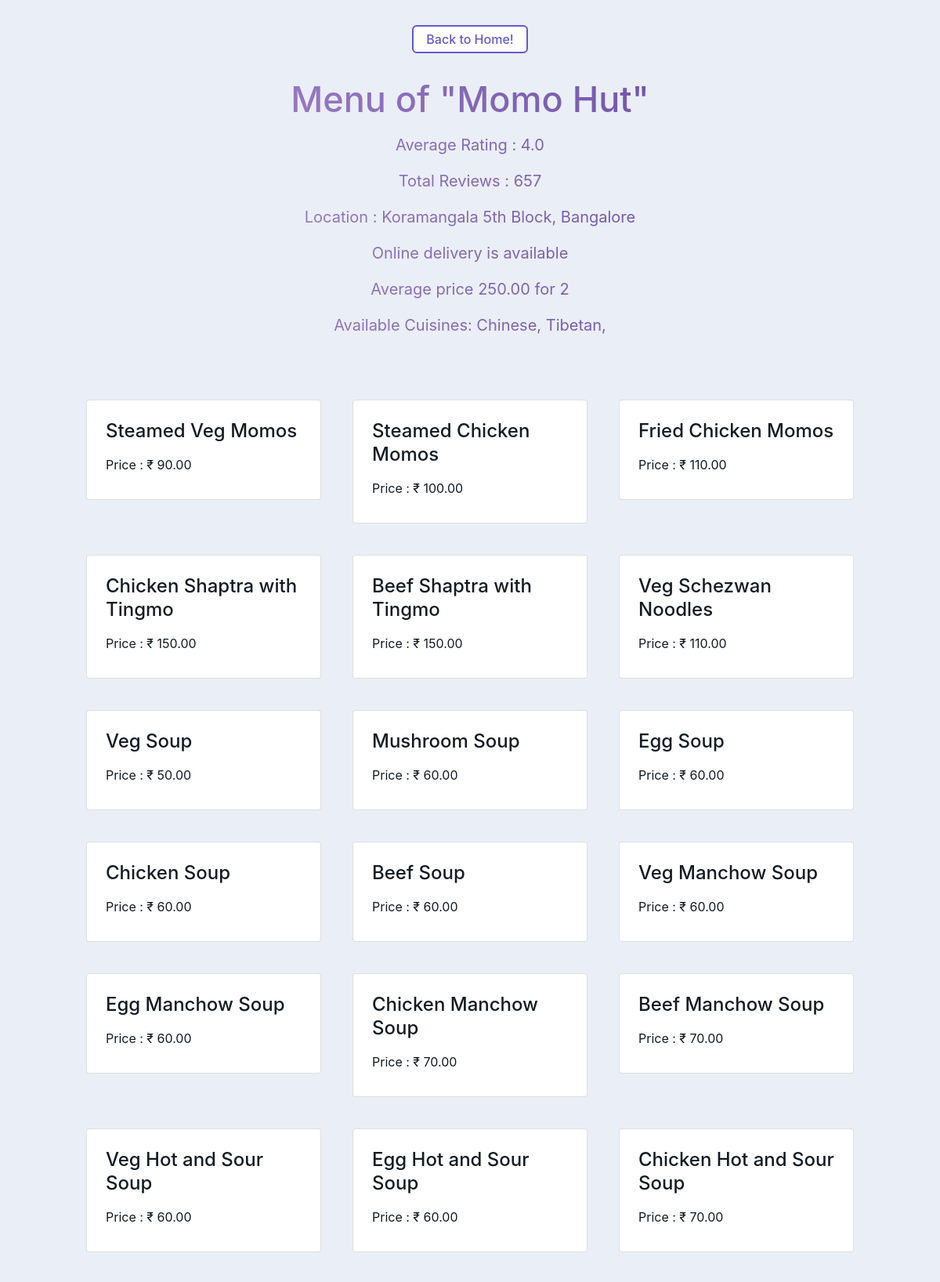
The page /restaurant/5 (upper part) on the database its author committed.
### search/models.py (models this page shows, shortened)
class FoodDish(models.Model):
    name = models.CharField(max_length = 100)
    price = models.DecimalField(max_digits = 7, decimal_places = 2)
    restaurant = models.ForeignKey(Restaurant, on_delete = models.CASCADE)

### search/views.py (the view)
# urls.py: path('restaurant/<int:id>', views.restaurant_view, name = 'restaurant')
def restaurant_view(request,id):
    restaurant = Restaurant.objects.get(id = id)
    dishes = FoodDish.objects.filter(restaurant_id = id)
    cuisines = Cuisine.objects.filter(restaurant = restaurant)
    context = {
        'restaurant' : restaurant,
        'food_items' : dishes,
        'cuisines': cuisines
    }
    return render(request, 'restaurant.html', context)

### templates/restaurant.html (shortened to what this page needs)
{% extends 'base.html' %}
{% block content %}
<form >
    <input class='button' type="button" value="Back to Home!" onclick="history.back()">
</form>
<header>
    <h1>Menu of "{{restaurant.name}}"</h1>
</header>
<div class = "rest_info">
    {% if restaurant.average_rating %}
    <p>Average Rating : {{restaurant.average_rating}}</p>
    <p>Total Reviews :  {{restaurant.total_reviews}}</p>
    {% endif %}
    <p>Location : {{restaurant.area}}, Bangalore</p>
    {% if restaurant.online_delivery %}
    <p>
    </p>
    {% endif %}
    {% if restaurant.average_cost_for_2 %}
    <p>
    </p>
    {% endif %}
    {% if cuisines %}
    <p>
    </p>
    {% endif %}
</div>
<div class="cards">
    {% for item in food_items %}
    <article class="information [ card ]">
        <h2 class="title">{{item.name}}</h2>
        <p class="info">Price : &#8377 {{item.price}}</p>
    </article>
    {% endfor %}
</div>
{% endblock %}

### static/styles/style.css (style rules this page uses)
*, *:after, *:before { box-sizing: border-box; }
:root { --c-white: #fff; --c-black: #000; --c-ash: #eaeef6; --c-charcoal: #a0a0a0; --c-void: #141b22; --c-fair-pink: #FFEDEC; --c-apricot: #FBC8BE; --c-coffee: #754D42; --c-del-rio: #917072; --c-java: #1FCAC5; --c-titan-white: #f1eeff; --c-cold-purple: #a69fd6; --c-indigo: #6558d3; --c-governor: #4133B7; }
body { font-family: "Spline Sans", sans-serif; line-height: 1.5; min-height: 100vh; background-color: var(--c-ash) !important; }
header h1 { margin-top: 2rem; font-size: 45px; font-weight: 450; background-image: linear-gradient(to left, #553c9a, #b393d3); color: transparent; background-clip: text; -webkit-background-clip: text; text-align: center; }
.cards { display: flex; flex-wrap: wrap; align-items: flex-start; flex-wrap: wrap; justify-content: center; gap: 2.5rem; width: 90%; max-width: 1000px; margin: 10vh auto; }
.rest_info { margin-top: 1rem; font-size: 20px; background-image: linear-gradient(to left, #553c9a, #b393d3); color: transparent; background-clip: text; -webkit-background-clip: text; text-align: center; }
.card { border-radius: 16px; box-shadow: 0 30px 30px -25px rgba(#4133B7, .25); width: 300px; }
form { text-align: center; margin-top: 2rem; }
form > .button { font: inherit; line-height: 1; background-color: var(--c-white); border: 2px solid var(--c-indigo); color: var(--c-indigo); padding: 0.5em 1em; border-radius: 6px; font-weight: 500; display: inline-flex; align-items: center; justify-content: space-between; gap: 0.5rem; }

### rows shown on the page
FoodDish: name "Steamed Veg Momos", price "90.00"
FoodDish: name "Steamed Chicken Momos", price "100.00"
FoodDish: name "Fried Chicken Momos", price "110.00"
FoodDish: name "Chicken Shaptra with Tingmo", price "150.00"
FoodDish: name "Beef Shaptra with Tingmo", price "150.00"
FoodDish: name "Veg Schezwan Noodles", price "110.00"
FoodDish: name "Veg Soup", price "50.00"
FoodDish: name "Mushroom Soup", price "60.00"
FoodDish: name "Egg Soup", price "60.00"
FoodDish: name "Chicken Soup", price "60.00"
FoodDish: name "Beef Soup", price "60.00"
FoodDish: name "Veg Manchow Soup", price "60.00"
FoodDish: name "Egg Manchow Soup", price "60.00"
FoodDish: name "Chicken Manchow Soup", price "70.00"
FoodDish: name "Beef Manchow Soup", price "70.00"
FoodDish: name "Veg Hot and Sour Soup", price "60.00"
FoodDish: name "Egg Hot and Sour Soup", price "60.00"
FoodDish: name "Chicken Hot and Sour Soup", price "70.00"
